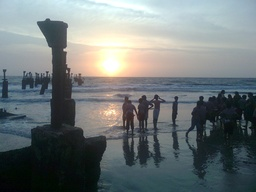
#> input picture Assignment1/1.jpg, 256 x 192 px, shrunk from 1600 x 1200 before the run
$ python q6.py
#> lines starting #> are read from the running program, lines starting #| are printed output that depends on the picture
import cv2
import numpy as np
import matplotlib.pyplot as plt
from PIL import Image
def dist(img_dim,u,v):
    return ((((img_dim[0]/2.0)-u)**2.0)+(((img_dim[1]/2.0)-v)**2.0))**0.5

image = cv2.imread('1.jpg',0)
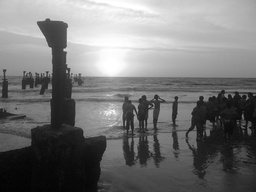
#> image: shape (192, 256); min 1, max 255, mean 117.3
plt.imshow(image,cmap="gray")
plt.axis('off')
plt.title("Original")
ft_image = np.fft.fft2(image)
D = float(input("Enter the D0 value"))
#> the answer given: 3
image_dim = image.shape
#> image_dim = (192, 256)
print("Image dimensions:",image_dim)
#| Image dimensions: (192, 256)
res_img_ideal = np.zeros(image_dim).astype(np.complex)
res_img_butterworth = np.zeros(image_dim).astype(np.complex)
res_img_gaussian = np.zeros(image_dim).astype(np.complex)
a = np.arange(image_dim[0])
#> a = 192 values from 0 to 191
b = np.arange(image_dim[1])
#> b = 256 values from 0 to 255
order_n=2
for i in range(image_dim[0]):
    for j in range(image_dim[1]):
        if(dist(image_dim,i,j) > D):
            res_img_ideal[i,j] = ft_image[i,j]
        res_img_butterworth[i,j] = ft_image[i,j]*(dist(image_dim,i,j)**(2.0*order_n))/((dist(image_dim,i,j)**(2.0*order_n))+(D**(2.0*order_n)))
        res_img_gaussian[i,j] = ft_image[i,j]*(1-np.exp(-1*((dist(image_dim,i,j)**2)/(2*(D**2)))))
hi_pass_ideal_img = np.real(np.fft.ifft2(res_img_ideal))
hi_pass_butterw_img = np.real(np.fft.ifft2(res_img_butterworth))
hi_pass_gaussian_img = np.real(np.fft.ifft2(res_img_gaussian))
fig = plt.figure()
plt.imshow(hi_pass_ideal_img,cmap="gray")
plt.title("Ideal high pass")
plt.axis('off')
plt.savefig("Ideal_high_pass.jpg",bbox_inches='tight')
fig = plt.figure()
plt.imshow(hi_pass_butterw_img,cmap="gray")
plt.title("Butterworth high pass")
plt.axis('off')
plt.savefig("butterworth_high_pass.jpg",bbox_inches='tight')
fig = plt.figure()
plt.imshow(hi_pass_gaussian_img,cmap="gray")
plt.title("gaussian high pass")
plt.axis('off')
plt.savefig("gaussian_high_pass.jpg",bbox_inches='tight')
plt.show()


$ run again, with Assignment1/2.JPG copied over Assignment1/1.jpg
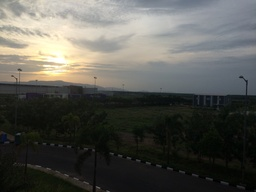
#> input picture Assignment1/2.JPG, 256 x 192 px, shrunk from 3264 x 2448 before the run
#> `image = cv2.imread('1.jpg',0)`:
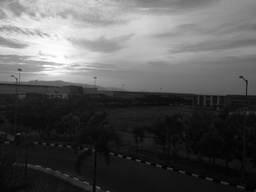
#> image: shape (192, 256); min 0, max 255, mean 87.3
#| Image dimensions: (192, 256)

$ run again, with Assignment1/3.JPG copied over Assignment1/1.jpg
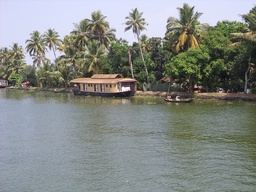
#> input picture Assignment1/3.JPG, 256 x 192 px, shrunk from 2304 x 1728 before the run
#> `image = cv2.imread('1.jpg',0)`:
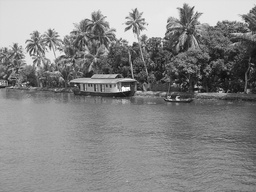
#> image: shape (192, 256); min 13, max 255, mean 134.7
#| Image dimensions: (192, 256)
